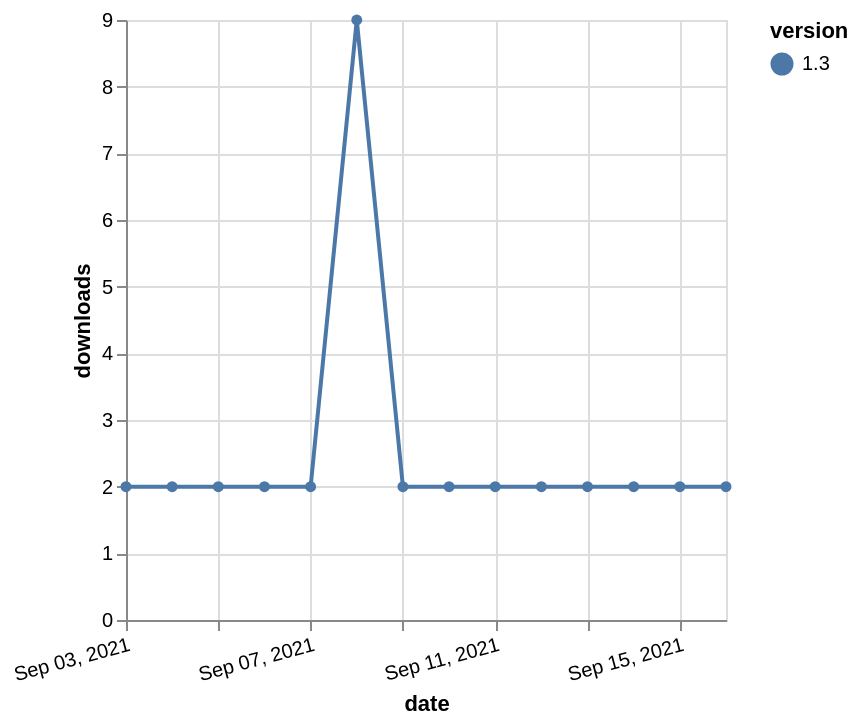

The specification (Vega-Lite) saved for this image:
### Vega-Lite specification from a JSON file in a GitHub repository (floating-point values rounded to 4 significant figures)
{"$schema": "https://vega.github.io/schema/vega-lite/v5.json", "description": "A simple bar chart with embedded data.", "data": {"values": [{"date": "2021-09-03", "total": 4858, "delta": 2, "version": "1.3"}, {"date": "2021-09-04", "total": 4860, "delta": 2, "version": "1.3"}, {"date": "2021-09-05", "total": 4862, "delta": 2, "version": "1.3"}, {"date": "2021-09-06", "total": 4864, "delta": 2, "version": "1.3"}, {"date": "2021-09-07", "total": 4866, "delta": 2, "version": "1.3"}, {"date": "2021-09-08", "total": 4875, "delta": 9, "version": "1.3"}, {"date": "2021-09-09", "total": 4877, "delta": 2, "version": "1.3"}, {"date": "2021-09-10", "total": 4879, "delta": 2, "version": "1.3"}, {"date": "2021-09-11", "total": 4881, "delta": 2, "version": "1.3"}, {"date": "2021-09-12", "total": 4883, "delta": 2, "version": "1.3"}, {"date": "2021-09-13", "total": 4885, "delta": 2, "version": "1.3"}, {"date": "2021-09-14", "total": 4887, "delta": 2, "version": "1.3"}, {"date": "2021-09-15", "total": 4889, "delta": 2, "version": "1.3"}, {"date": "2021-09-16", "total": 4891, "delta": 2, "version": "1.3"}]}, "width": "container", "mark": {"type": "line", "point": {"filled": true}}, "encoding": {"x": {"field": "date", "type": "temporal", "timeUnit": "yearmonthdate", "title": "date", "axis": {"labelAngle": -15}}, "y": {"field": "delta", "type": "quantitative", "title": "downloads"}, "color": {"field": "version", "type": "nominal"}, "tooltip": {"field": "delta"}}}
